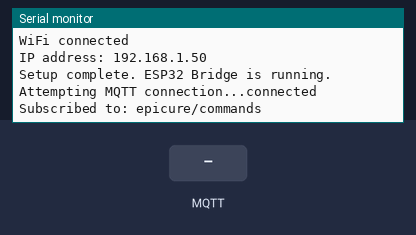
Recording of a sketch running on a simulated ESP32. Shown: the last lines printed to the serial monitor. The inputs (shaded band) are chosen by the test bench. WiFi joins after 1.5 s; servers stay silent unless stated; no MQTT or app messages arrive unless stated.

Above: at 2.7 s.
2.8 s: MQTT message "1" arrives on the first subscribed topic
At 3.1 s:
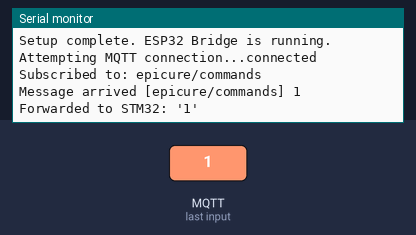
4.3 s: MQTT message "on" arrives on the first subscribed topic
At 5.5 s:
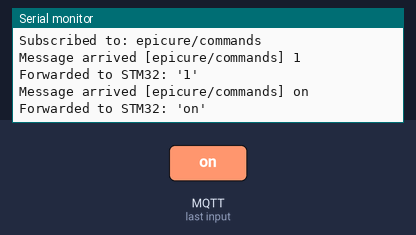
5.8 s: MQTT message "off" arrives on the first subscribed topic
At 6.6 s:
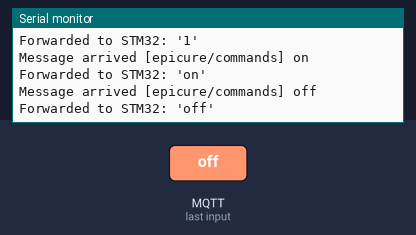

The sketch:

esp32_mqtt_uart_bridge.ino
```cpp
/*
 * Epicure Robotics - ESP32 MQTT to UART Bridge
 * * This firmware connects to WiFi and an MQTT broker.
 * It subscribes to the "epicure/commands" topic.
 * When a message is received, it forwards it over UART2 (Serial2)
 * to the STM32 microcontroller.
 */

#include <WiFi.h>
#include <PubSubClient.h>

// --- Configuration ---
// !! UPDATE THESE WITH YOUR CREDENTIALS !!
const char* WIFI_SSID = "YOUR-WIFI-SSID";
const char* WIFI_PASSWORD = "YOUR-WIFI-PASSWD";

const char* MQTT_BROKER = "broker.hivemq.com";
const int MQTT_PORT = 1883;
const char* MQTT_TOPIC = "epicure/commands";
const char* MQTT_CLIENT_ID = "esp32-epicure-bridge";

// Define the UART for communication with STM32
// We use Serial2 (GPIO 16 (RX2), 17 (TX2))
// This leaves Serial (UART0) free for debugging and uploading.
#define STM_SERIAL Serial2
#define STM_BAUD_RATE 115200
#define STM_RX_PIN 16
#define STM_TX_PIN 17

// --- Global Objects ---
WiFiClient espClient;
PubSubClient client(espClient);

/**
 * @brief Connects to the WiFi network.
 */
void setup_wifi() {
    delay(10);
    Serial.println();
    Serial.print("Connecting to ");
    Serial.println(WIFI_SSID);

    WiFi.begin(WIFI_SSID, WIFI_PASSWORD);

    while (WiFi.status() != WL_CONNECTED) {
        delay(500);
        Serial.print(".");
    }

    Serial.println("");
    Serial.println("WiFi connected");
    Serial.print("IP address: ");
    Serial.println(WiFi.localIP());
}

/**
 * @brief Callback function for when an MQTT message arrives.
 * * @param topic The topic the message was published to.
 * @param payload The message payload.
 * @param length The length of the payload.
 */
void mqtt_callback(char* topic, byte* payload, unsigned int length) {
    Serial.print("Message arrived [");
    Serial.print(topic);
    Serial.print("] ");

    // Create a null-terminated string from the payload
    char message[length + 1];
    memcpy(message, payload, length);
    message[length] = '\0';

    Serial.println(message);

    // Forward the received message to the STM32 via UART
    // We use println to add a newline, which the STM32 can use as a delimiter.
    STM_SERIAL.println(message);
    Serial.print("Forwarded to STM32: '");
    Serial.print(message);
    Serial.println("'");
}

/**
 * @brief Reconnects to the MQTT broker if the connection is lost.
 */
void reconnect() {
    // Loop until we're reconnected
    while (!client.connected()) {
        Serial.print("Attempting MQTT connection...");
        // Attempt to connect
        if (client.connect(MQTT_CLIENT_ID)) {
            Serial.println("connected");
            // Subscribe to the command topic
            client.subscribe(MQTT_TOPIC);
            Serial.print("Subscribed to: ");
            Serial.println(MQTT_TOPIC);
        } else {
            Serial.print("failed, rc=");
            Serial.print(client.state());
            Serial.println(" try again in 5 seconds");
            // Wait 5 seconds before retrying
            delay(5000);
        }
    }
}

/**
 * @brief Setup function, runs once at startup.
 */
void setup() {
    // Initialize primary serial port for debugging
    Serial.begin(115200);

    // Initialize the secondary serial port for STM32 communication
    // begin(baud, config, rxPin, txPin)
    STM_SERIAL.begin(STM_BAUD_RATE, SERIAL_8N1, STM_RX_PIN, STM_TX_PIN);

    setup_wifi();

    client.setServer(MQTT_BROKER, MQTT_PORT);
    client.setCallback(mqtt_callback);

    Serial.println("Setup complete. ESP32 Bridge is running.");
}

/**
 * @brief Main loop, runs continuously.
 */
void loop() {
    if (!client.connected()) {
        reconnect();
    }
    client.loop();
}
```

Measured:
- after the input at 2.8 s, the serial monitor: prints a new line at once (image 1)
- after the input at 4.3 s, the serial monitor: prints a new line at once (image 2)
- after the input at 5.8 s, the serial monitor: prints a new line at once (image 3)
